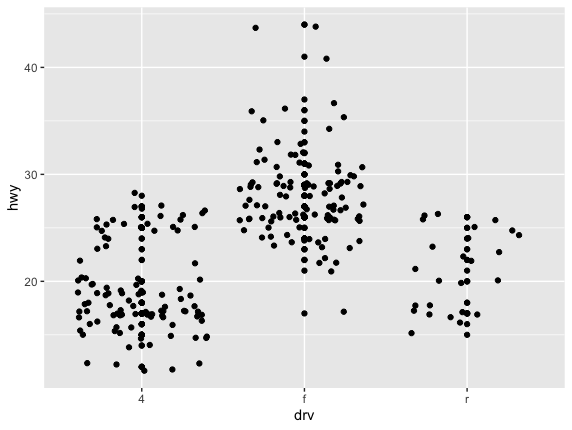

Write R code to recreate this figure.
library(ggplot2)

p <- ggplot(mpg, aes(drv, hwy)) +
  geom_point() +geom_jitter(stat="identity")

print(p)
